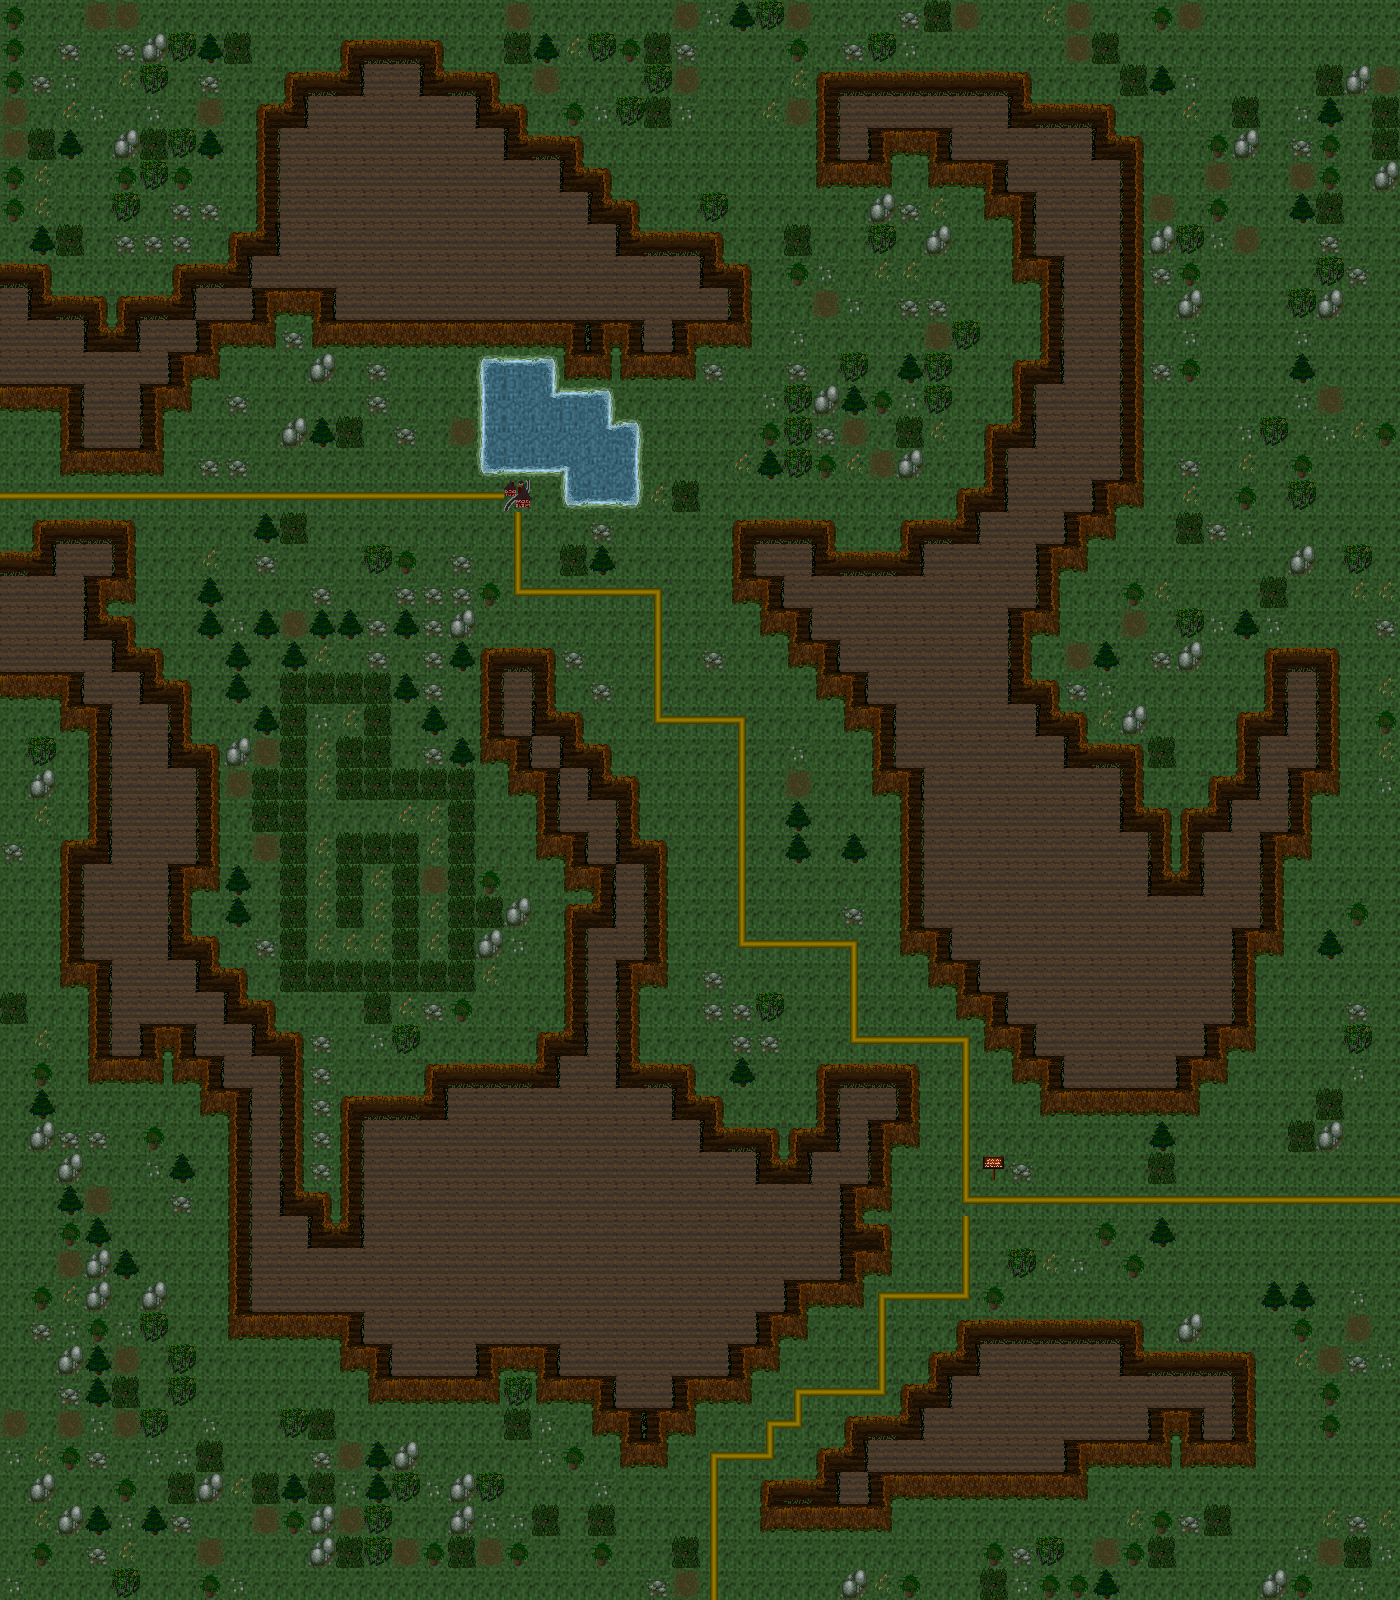

This game map was drawn from its Tiled (.tmx) file and the tilesets committed beside it. A one-line description and the trimmed map source follow:
An orthogonal 50x50 tile map with 28x32 px tiles, 1 tile layer (Tile Layer 1) and 3 objects (3x NPC).

<map version="1.0" orientation="orthogonal" width="50" height="50" tilewidth="28" tileheight="32">
 <properties>
  <property name="Exit_East" value="none" />
  <property name="Exit_North" value="CarrionValleyWest,8,13,outdoors" />
  <property name="Exit_South" value="none" />
  <property name="Exit_West" value="none" />
  <property name="GlobalX" value="-1" />
  <property name="GlobalY" value="-1" />
  <property name="MapType" value="town" />
  <property name="Name" value="Carrion Dusk Camp" />
  <property name="StartX" value="2" />
  <property name="StartY" value="2" />
 </properties>
 <tileset firstgid="1" name="Terrain1" tilewidth="28" tileheight="32">
  <image source="../../display/images/Terrain1.png" width="308" height="352" />
  <terraintypes>
   <terrain name="Water" tile="48" />
   <terrain name="Cliff" tile="74" />
   <terrain name="Cave" tile="98" />
   <terrain name="CaveWall" tile="97" />
   <terrain name="Grass" tile="5" />
   <terrain name="Grass2" tile="-1" />
   <terrain name="grass3" tile="-1" />
  </terraintypes>
  <tile id="5" terrain="4,4,4,4" />
  <tile id="6" terrain="6,6,6,6" />
  <tile id="7" terrain="6,6,6,6" />
  <tile id="8" terrain="6,6,6,6" />
  <tile id="9" terrain="6,6,6,6" />
  <tile id="10" terrain="6,6,6,6" />
  <tile id="11" terrain="6,6,6,6" />
  <tile id="12" terrain="6,6,6,6" />
  <tile id="13" terrain="6,6,6,6" />
  <tile id="14" terrain="6,6,6,6" />
  <tile id="48" terrain="0,0,0,0" />
  <tile id="49" terrain="0,4,0,4" />
  <tile id="50" terrain="0,0,4,4" />
  <tile id="51" terrain="4,4,0,0" />
  <tile id="52" terrain="0,4,0,0" />
  <tile id="53" terrain="4,0,0,0" />
  <tile id="54" terrain="0,0,0,4" />
  <tile id="55" terrain="0,0,4,0" />
  <tile id="56" terrain="4,0,4,0" />
  <tile id="57" terrain="4,4,4,0" />
  <tile id="58" terrain="4,4,0,4" />
  <tile id="59" terrain="0,4,4,4" />
  <tile id="60" terrain="4,0,4,4" />
  <tile id="61" terrain="1,1,4,4" />
  <tile id="62" terrain="4,4,1,1" />
  <tile id="63" terrain="4,1,4,1" />
  <tile id="64" terrain="1,4,1,4" />
  <tile id="65" terrain="1,4,1,1" />
  <tile id="66" terrain="4,1,1,1" />
  <tile id="67" terrain="1,1,4,1" />
  <tile id="68" terrain="1,1,1,4" />
  <tile id="69" terrain="4,4,1,4" />
  <tile id="70" terrain="4,4,4,1" />
  <tile id="71" terrain="1,4,4,4" />
  <tile id="72" terrain="4,1,4,4" />
  <tile id="73" terrain=",,4,4" />
  <tile id="74" terrain="1,1,1,1" />
 </tileset>
 <layer name="Tile Layer 1" width="50" height="50">
  <properties>
   <property name="ANODE#0" value="false#0#0#0#0#none#none#none#none" />
   <property name="ChangeMap#12" value="true#19#2#10#10#CarrionValleyWest#none#none#none" />
   <property name="ChangeMap#25" value="true#19#4#14#37#TestWorld2#none#none#none" />
   <property name="ChangeMap#26" value="true#17#4#46#48#TowerRockSouth#none#none#none" />
   <property name="ChangeMap#27" value="true#20#3#19#53#CombatDemoStart#none#none#none" />
   <property name="ChangeTile#15" value="true#9#4#9#5#tile_27#none#none#none" />
   <property name="DoubleNotification#3" value="false#11#2#0#0#Text goes here.#Other text goes here.#none#none" />
   <property name="PlaySound#13" value="true#11#4#0#0#default.ogg#none#none#none" />
   <property name="SecretPassage#9" value="true#5#4#5#4#none#none#none#none" />
   <property name="SingleNotification#10" value="false#17#9#0#0#You just got teleported!#none#none#none" />
   <property name="SingleNotification#18" value="false#17#8#0#0#Because you did not execute the first node, I have decided to teleport you to the left.#none#none#none" />
   <property name="SingleNotification#2" value="false#9#2#0#0#Text goes here.#none#none#none" />
   <property name="SingleNotification#21" value="false#17#8#0#0#Since you stuff was done, I have decided to teleport you to the right!#none#none#none" />
   <property name="SingleNotification#5" value="false#17#9#0#0#Stuff Was Done!#none#none#none" />
   <property name="SingleNotification#6" value="false#17#9#0#0#You haven't done stuff yet!#none#none#none" />
   <property name="SingleNotification#8" value="true#15#2#0#0#This is a persistent notification.#none#none#none" />
   <property name="StuffDone#22" value="true#15#4#0#0#SingleNotification_2#TeleportTo_24#TeleportTo_23#none" />
   <property name="StuffDone#7" value="true#13#2#0#0#DoubleNotification_3#SingleNotification_5#SingleNotification_6#none" />
   <property name="TeleportNPC#14" value="false#13#4#13#5#Aldous Fischer#none#none#none" />
   <property name="TeleportTo#11" value="false#17#2#5#1#none#none#none#SingleNotification_10" />
   <property name="TeleportTo#23" value="true#17#8#14#5#none#none#none#SingleNotification_18" />
   <property name="TeleportTo#24" value="true#17#8#16#5#none#none#none#SingleNotification_21" />
   <property name="ZNODE#0" value="false#0#0#0#0#none#none#none#none" />
  </properties>
  <data>[2500 cells, 2500 non-empty, 42 distinct tile ids]</data>
 </layer>
 <objectgroup name="NPCS" width="50" height="50">
  <object name="Masker" type="NPC" x="8" y="7" />
  <object name="Aldous Fischer" type="NPC" x="8" y="3" />
  <object name="Tumbla Jain" type="NPC" x="7" y="2" />
 </objectgroup>
</map>
